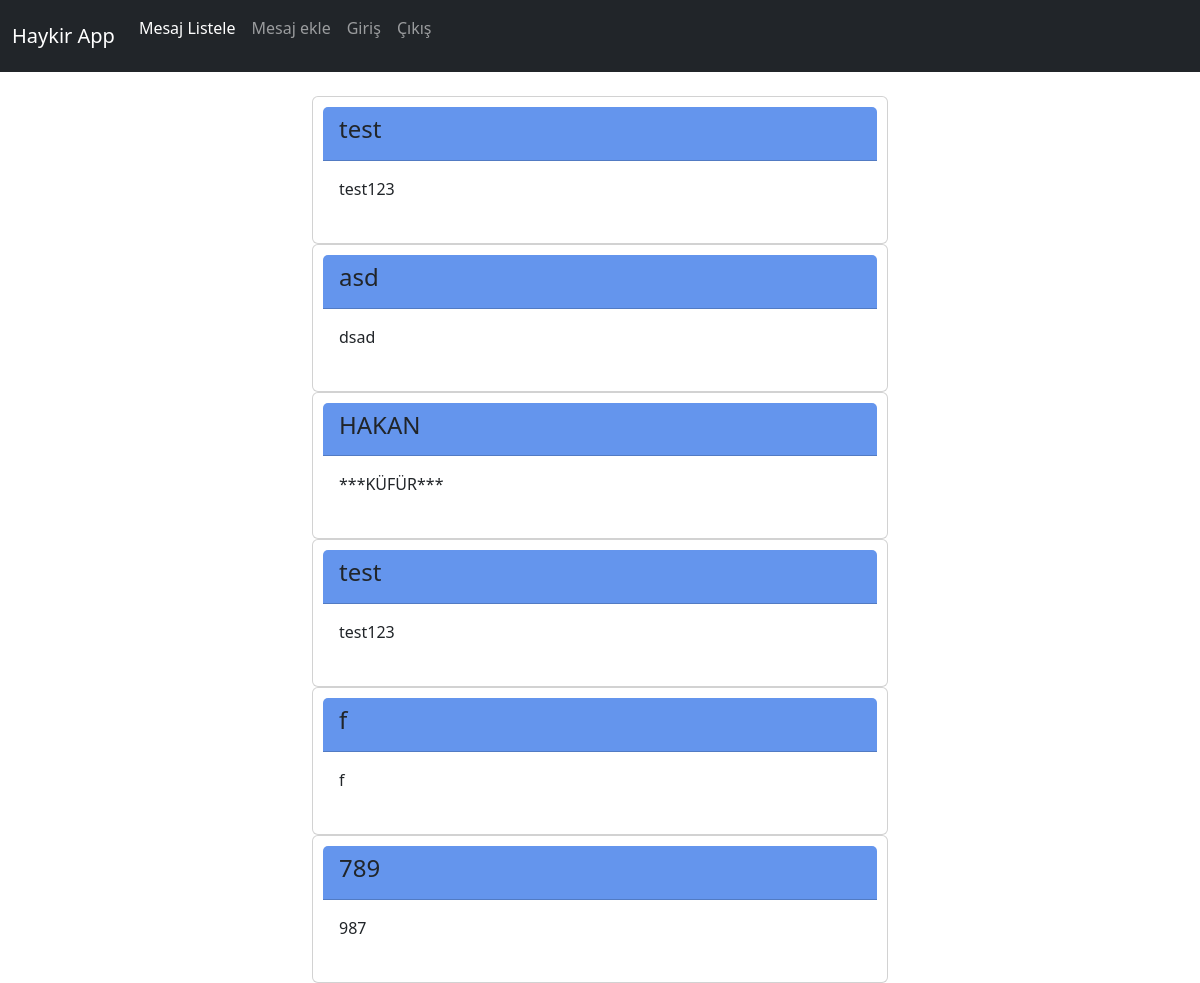
Before: / with the older database file.
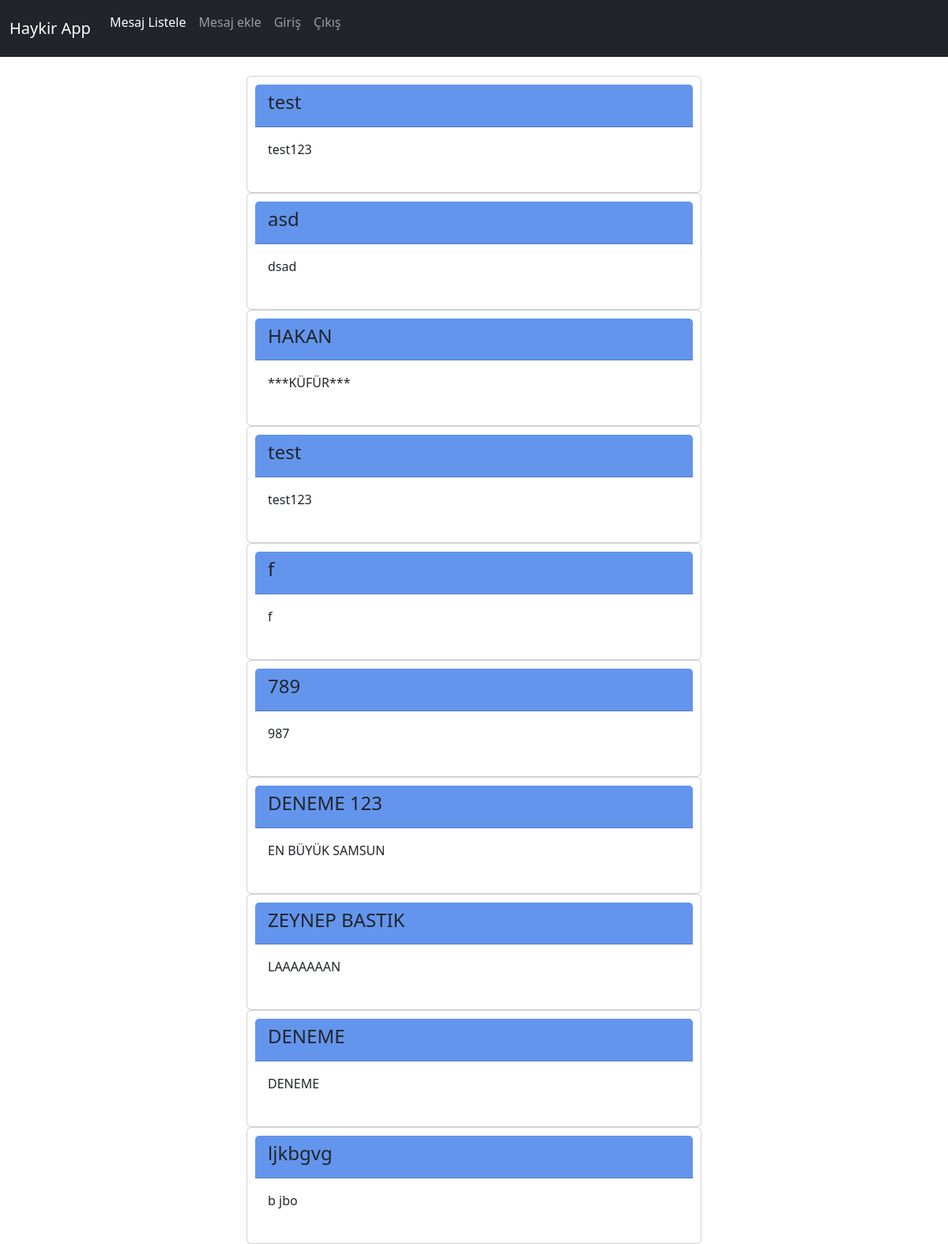
After: the same page with the newer database file.
### haykirapp/models.py (models this page shows, shortened)
class Tweet(models.Model):
    nickname = models.CharField(max_length=50)
    message = models.CharField(max_length=50)

### haykirapp/views.py (the view)
# urls.py: path('',views.listhaykir,name='listhaykir'), # sacilingir/haykirapp
def listhaykir(request):
    all_messages = models.Tweet.objects.all()
    tweet_dict = {"tweets":all_messages}
    return render(request,'haykirapp/listhaykir.html',context=tweet_dict)

### haykirapp/templates/haykirapp/listhaykir.html
{% extends "base.html" %}
{% block content%}
    <div class="container" style="width: 50%">
    {% for tweet in tweets %}
    <div class="card" style="padding:10px">
        <div class="card-header" style="background-color:cornflowerblue ;">
           <h4>{{tweet.nickname}}</h4>
        </div>
        <div class="card-body">
            <p class="card-test">{{tweet.message}}</p>
        </div>
    </div>
    {% endfor %}
    </div>
{%endblock%}

### templates/base.html (shortened to what this page needs)
{% load static %}
<html lang="en">
<head>
    <link href="https://cdn.jsdelivr.net/npm/bootstrap@5.3.3/dist/css/bootstrap.min.css" rel="stylesheet">
    <link rel="stylesheet" href="{% static 'haykirapp/customform.css' %}">
</head>
<body>
    <nav class="navbar navbar-expand-md navbar-dark bg-dark mb-4">
        <div class="container-fluid">
          <a class="navbar-brand" href="{% url 'haykirapp:listhaykir' %}">Haykir App</a>
          <div class="collapse navbar-collapse" id="navbarCollapse">
            <ul class="navbar-nav me-auto mb-2 mb-md-0">
              <li class="nav-item">
                <a class="nav-link active" aria-current="page" href="{% url 'haykirapp:listhaykir' %}">Mesaj Listele</a>
              </li>
              <li class="nav-item">
                <a class="nav-link" href="{% url 'haykirapp:addhaykir' %}">Mesaj ekle</a>
              </li>
              <li class="nav-item">
                <a class="nav-link" href="{% url 'login' %}">Giriş</a>
              </li>
              <li class="nav-item">
                <li class="nav-item"><form action="{% url 'logout' %}?next=/" method="post">{% csrf_token %}<button type="submit" class="nav-link btn btn-link">Çıkış</button>           </form>         </li>
              </li>
            </ul>
          </div>
        </div>
      </nav>
        {% block content %}
        {% endblock %}
</body>
</html>

Changed rows visible on the page:
added Tweet: nickname "DENEME 123", message "EN BÜYÜK SAMSUN"
added Tweet: nickname "ZEYNEP BASTIK", message "LAAAAAAAN"
added Tweet: nickname "DENEME", message "DENEME"
added Tweet: nickname "ljkbgvg", message "b jbo"
